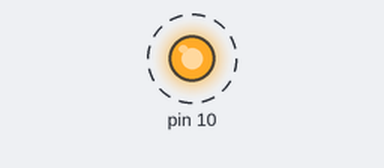
Bench run of a sketch on a simulated Arduino Uno, built with avr-gcc and run on an emulated ATmega328P. Shown: output pins drawn as LEDs (lit = HIGH). Dashed ring = blinking. What the sketch prints to the serial monitor is not drawn.

Above: at 0.5 s.
Timing chart, 0 to 4.6 s (numbered marks = the images above):
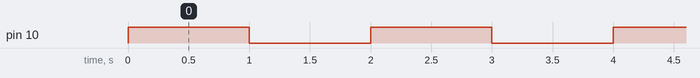

Measured:
- by itself, pin 10: alternates HIGH for 1.0 s and LOW for 1.0 s

The sketch:

Arduino_Test.ino
```cpp
// This script is a simple script to test if the Serial port is working
// There is also a simple script to test the power and output of a board by setting up a simple blinking LED

void setup(){
  // Set up Serial Port
  Serial.begin(9600);
  Serial.print("Hello World");

  //Set up a pin
  // For example, for an LED
  pinMode(10, OUTPUT);
}

// The looping function that will continuously run.
void loop(){
  // Turning on and off an LED.
  digitalWrite(10, HIGH);
  delay(1000);
  digitalWrite(10, LOW);
  delay(1000);
}


// Process of wiring a single LED to an Arduino and breadboard:
// 5v and GND must be wired correctly. Also, there must be a ground wire connecting both GNDs of the breadboard.
// Long side of the LED goes on the inside of the breadboard along with a resistor.
// There is also a wire to the resistor and towards a pin in the Arduino.
```
